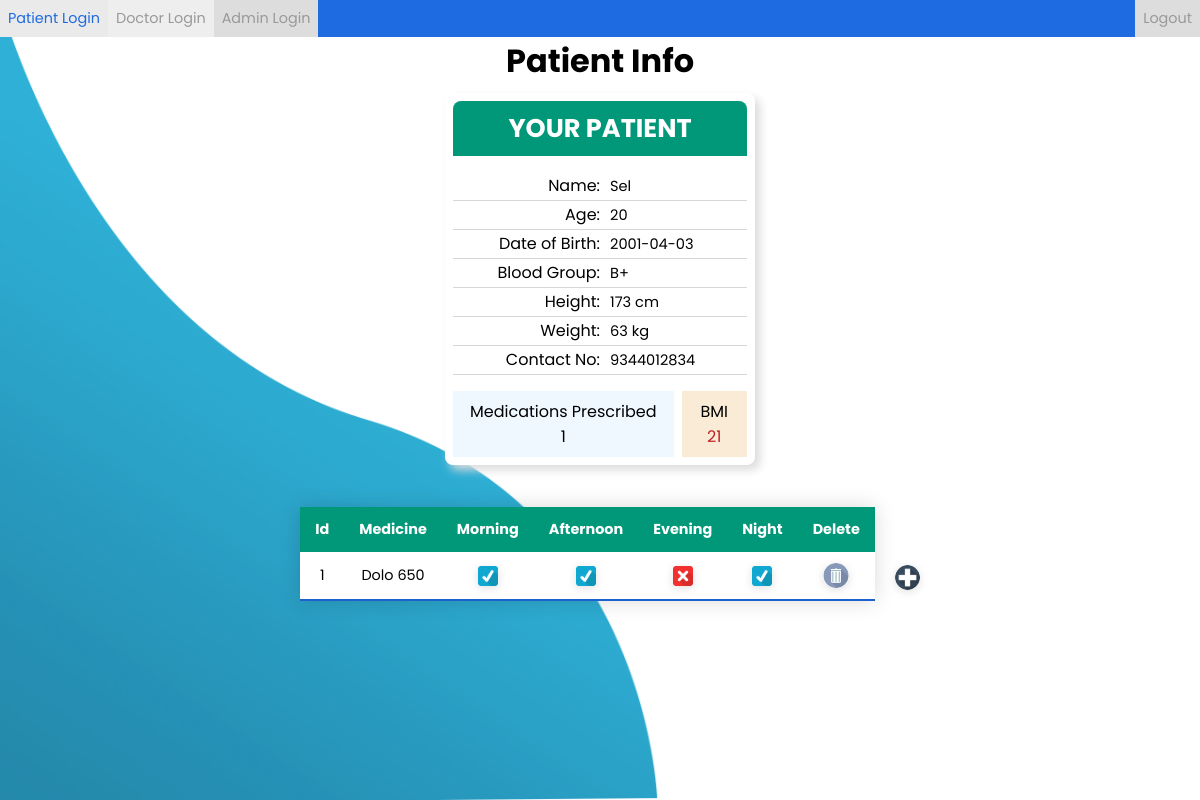
/view_patient.php?id=1, run on an earlier commit of the app's database.
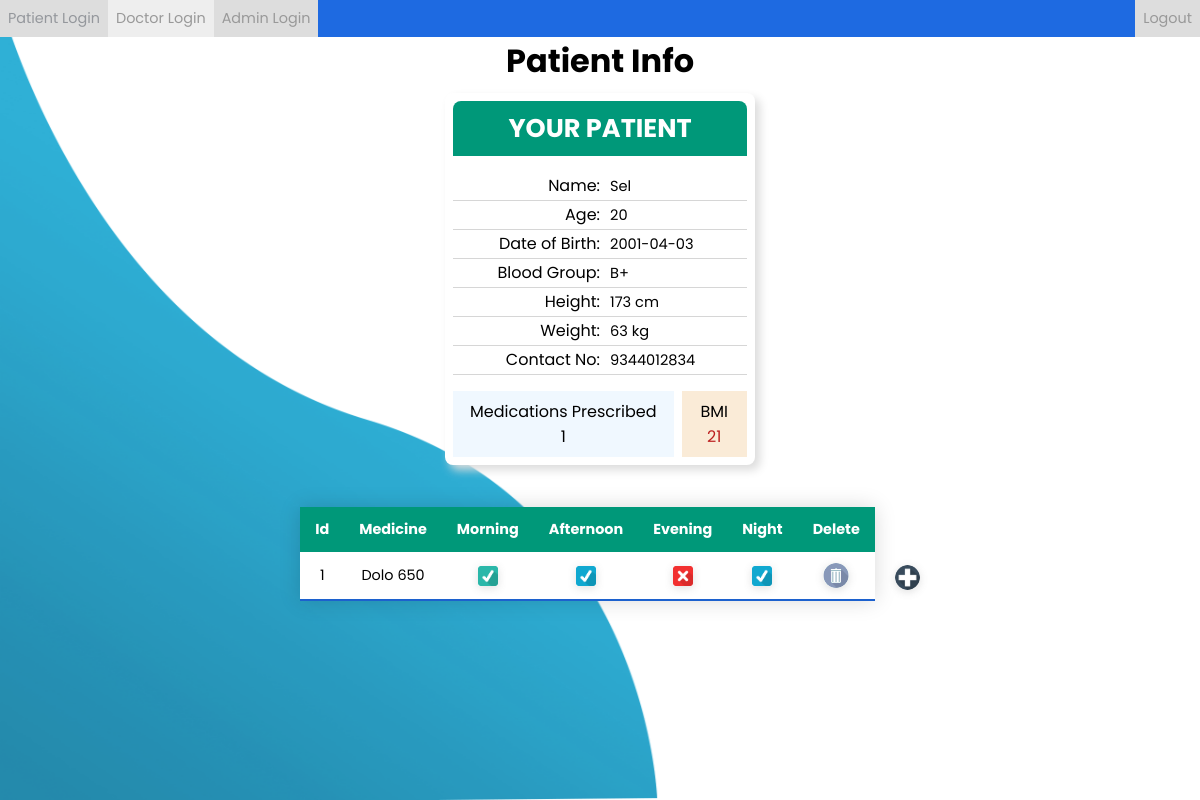
And on a later commit of the database.
### tables this page shows
CREATE TABLE `patient_profiles` (
  `id` int(11) NOT NULL,
  `doctor_id` int(11) NOT NULL,
  `name` varchar(255) NOT NULL,
  `date_of_birth` date NOT NULL,
  `age` varchar(255) NOT NULL,
  `blood_group` varchar(255) NOT NULL,
  `height` int(255) NOT NULL,
  `weight` int(255) NOT NULL,
  `bmi` int(255) NOT NULL,
  `contact_number` varchar(255) NOT NULL
);

CREATE TABLE `patient_medicines` (
  `id` int(11) NOT NULL,
  `patient_id` int(11) NOT NULL,
  `doctor_id` int(11) NOT NULL,
  `medicine` varchar(255) NOT NULL,
  `morning` varchar(255) NOT NULL,
  `afternoon` varchar(255) NOT NULL,
  `evening` varchar(255) NOT NULL,
  `night` varchar(255) NOT NULL
);

### view_patient.php (the view, shortened to what this page needs)
<?php
$patient_id = isset($_GET['id']) ? $_GET['id'] : "";
include "database.php";
$patient_bmi = mysqli_query($conn, "SELECT bmi FROM patient_profiles where id = '$patient_id'");
$patient_bmi = mysqli_fetch_array($patient_bmi);
$patient_bmi = $patient_bmi[0];
$total_patient_medications_prescribed = mysqli_query($conn, "SELECT count(*) from patient_medicines where patient_id = '$patient_id'");
$total_patient_medications_prescribed = mysqli_fetch_array($total_patient_medications_prescribed);
$total_patient_medications_prescribed = $total_patient_medications_prescribed[0];
if ($patient_bmi < 25) $bmi_style = "bmi-normal";
if ($patient_bmi < 30) $bmi_style = "bmi-overweight";
if ($patient_bmi < 35) $bmi_style = "bmi-slightly-obese";
if ($patient_bmi < 40) $bmi_style = "bmi-obese";
?>
<!DOCTYPE html>
<html lang="en">
<head>
    <link rel="stylesheet" type="text/css" href="css/style.css">
</head>
<body>
    <nav>
        <form>
            <ul class="nav-bar">
                <li><button type="submit" formaction="logout_to_patient_login.php">Patient Login</button></li>
                <li><button class="active" type="submit" formaction="logout_to_doctor_login.php">Doctor Login</button>
                </li>
                <li><button type="submit" formaction="logout_to_admin_login.php">Admin Login</button></li>
                <li class="nav-item-right"><button type="submit" formaction="logout_to_doctor_login.php">Logout</button>
                </li>
            </ul>
        </form>
    </nav>
    <img class="wave" src="img/wave.png">
    <main class="page-wrapper">
        <header class="center">
            <h1>Patient Info</h1>
        </header>
        <div class="basic-info-container">
            <header>
                <h1>YOUR PATIENT</h1>
            </header>
            <?php
            $sql = "SELECT * FROM patient_profiles WHERE id = '$patient_id'";
            $result = mysqli_query($conn, $sql);
            while ($row = mysqli_fetch_array($result)) {
                echo
                "
                        <div class='info-container'>
                            <div>
                                <p>Name:</p>
                                <p class='info-value'>" . $row['name'] . "</p>
                            </div>
                            <div>
                                <p>Age:</p>
                                <p class='info-value'>" . $row['age'] . "<p>
                            </div>
                            <div>
                                <p>Date of Birth:</p>
                                <p class='info-value'>" . $row['date_of_birth'] . "</p>
                            </div>
                            <div>
                                <p>Blood Group:</p>
                                <p class='info-value'>" . $row['blood_group'] . "</p>
                            </div>
                            <div>
                                <p>Height:</p>
                                <p class='info-value'>" . $row['height'] . " cm</p>
                            </div>
                            <div>
                                <p>Weight:</p>
                                <p class='info-value'>" . $row['weight'] . " kg</p>
                            </div>
                            <div>
                                <p>Contact No:</p>
                                <p class='info-value'>" . $row['contact_number'] . "</p>
                            </div>
                        </div>
                        <div class='patient-info-container'>
                            <div class='medications-prescribed-count'>
                                <p>Medications Prescribed</p>
                                <p>
                                    " . $total_patient_medications_prescribed . "
                                </p>
                            </div>
                            <div class='bmi-value'>
                                <p>BMI</p>
                                <p class='" . $bmi_style . "'>" . $row['bmi'] . "</p>
                            </div>
                        </div>";
            }
            ?>
        </div>
        <?php
        $sql = "SELECT * FROM patient_medicines WHERE patient_id = '$patient_id'";
        $result = mysqli_query($conn, $sql);
        ?>
        <br />
        <form method="POST" action="add_medicines.php" class="patient-medicine-info-container">
            <div class="table-responsive medicine-table-container">
                <table class="styled-table">
                    <thead>
                        <tr>
                            <th>Id</th>
                            <th>Medicine</th>
                            <th>Morning</th>
                            <th>Afternoon</th>
                            <th>Evening</th>
                            <th>Night</th>
                            <th>Delete</th>
                        </tr>
                    </thead>
                    <tbody id="medicine-table-body">
                    <?php
                    while ($row = mysqli_fetch_array($result)) {
                        echo "
                                <tr>
                                    <td>" . $row['id'] . "</td>
                                    <td>" . $row['medicine'] . "</td>
                                    <td>
                                        <div class='table-icon-container'>"
                                        . (($row['morning']) == true
                                        ? ($row['morning'] == 'Taken'
                                        ? "<img class='ui-icon' src='img/check-mark-tick-green.png' alt='Prescribed'"
                                        : "<img class='ui-icon' src='img/check-mark-tick-blue.png' alt='Not prescribed'>")
                                        : "<img class='ui-icon' src='img/check-mark-wrong.png' alt='Not prescribed'>")  . "
                                        </div>
                                    </td>
                                    <td>
                                        <div class='table-icon-container'>"
                                        . (($row['afternoon']) == true
                                        ? ($row['afternoon'] == 'Taken'
                                        ? "<img class='ui-icon' src='img/check-mark-tick-green.png' alt='Prescribed'"
                                        : "<img class='ui-icon' src='img/check-mark-tick-blue.png' alt='Not prescribed'>")
                                        : "<img class='ui-icon' src='img/check-mark-wrong.png' alt='Not prescribed'>")  . "
                                        </div>
                                    </td>
                                    <td>
                                        <div class='table-icon-container'>"
                                        . (($row['evening']) == true
                                        ? ($row['evening'] == 'Taken'
                                        ? "<img class='ui-icon' src='img/check-mark-tick-green.png' alt='Prescribed'"
                                        : "<img class='ui-icon' src='img/check-mark-tick-blue.png' alt='Not prescribed'>")
                                        : "<img class='ui-icon' src='img/check-mark-wrong.png' alt='Not prescribed'>")  . "
                                        </div>
                                    </td>
                                    <td>
                                        <div class='table-icon-container'>"
                                        . (($row['night']) == true
                                        ? ($row['night'] == 'Taken'
                                        ? "<img class='ui-icon' src='img/check-mark-tick-green.png' alt='Prescribed'"
                                        : "<img class='ui-icon' src='img/check-mark-tick-blue.png' alt='Not prescribed'>")
                                        : "<img class='ui-icon' src='img/check-mark-wrong.png' alt='Not prescribed'>")  . "
                                        </div>
                                    </td>
                                    <td>
                                        <div class='table-icon-container'>
                                            <form action='delete_medicine.php' method='POST'>
                                                <input type='number' value='". $row['id'] ."' id='medicine-id' name='medicine-id' readonly hidden>
                                                <input type='image' class='ui-icon-big' src='img/bin-icon.png'>
                                            </form>
                                        </div>
                                    </td>
                                </tr>
                            ";
                    }
                    ?>
                    </tbody>
                </table>
            </div>
                <div class="add-medicine-form">
                    <input type='image' id="add-medicine-button" class='ui-icon-big' src='img/plus-button.png' alt='Add medicine'/>
                </div>
        </form>
    </main>
</body>
</html>

### css/style.css (style rules this page uses)
* { padding: 0; margin: 0; -moz-box-sizing: border-box; -webkit-box-sizing: border-box; box-sizing: border-box; font-family: "Poppins", sans-serif; }
body { font-family: "Poppins", sans-serif; }
button { border: none; }
.nav-bar { width: 100%; display: flex; list-style-type: none; margin: 0; padding: 0; position: fixed; top: 0; background-color: #1e6ae1; z-index: 1; }
li { display: inline; }
li { float: left; }
a, .nav-bar button { display: block; text-align: right; text-decoration: none; color: #999; font-size: 0.9rem; transition: 0.3s; }
.nav-bar a, .nav-bar button { display: block; padding: 8px; background-color: #dddddd; }
.nav-item-right { margin-left: auto; }
.page-wrapper { margin: 8px; margin-top: 37px; }
a.active, button.active { background: #eee; }
header.center { text-align: center; }
.wave { position: fixed; bottom: 0; left: 0; height: 100%; z-index: -1; }
.table-responsive { display: flex; flex-direction: column; justify-content: center; align-items: center; margin: 0; padding: 0px 20px; overflow: auto; }
.styled-table { border-collapse: collapse; margin: 25px 0; font-size: 0.9em; box-shadow: 0 0 20px rgb(0 0 0 / 15%); text-align: center; }
.styled-table thead tr { background-color: #009879; color: #ffffff; text-align: left; }
.styled-table th:first-of-type, .styled-table td:first-of-type { padding: 12px 15px; }
.styled-table th, .styled-table td { padding: 0px 15px; text-align: center; width: min-content; }
.styled-table tbody tr { border-bottom: 1px solid #36c1c8; }
.styled-table tbody tr { background-color: #ffffff; }
.styled-table tbody tr:last-of-type { border-bottom: 2px solid #1c61ce; }
div.basic-info-container { margin: auto; padding: 8px; position: relative; top: 8px; width: 310px; background: white; border-radius: 8px; box-shadow: 5px 5px 10px #dcdcdc; }
div.basic-info-container header { padding: 8px; background: #009879; color: white; font-size: 0.8em; text-align: center; border-top-left-radius: 8px; border-top-right-radius: 8px; }
.info-container { display: flex; flex-direction: column; justify-content: flex-end; margin: 1em 0em; text-align: right; line-height: 26px; }
.info-value { height: 20px; width: fit-content; margin-left: 10px; font-size-adjust: 0.5; border: none; outline: none; background: transparent; }
.info-container>div { display: grid; grid-template-columns: 1fr 1fr; padding: 1px; border-bottom: 1px solid #d6d6d6; }
div.patient-info-container { display: grid; grid-template-columns: 75% 25%; text-align: center; }
div.medications-prescribed-count { padding: 8px; background: aliceblue; }
div.bmi-value { margin-left: 8px; padding: 8px; background: antiquewhite; }
.bmi-severely-underweight, .bmi-obese { color: #bc2020; }
.patient-medicine-info-container { display: flex; justify-content: center; align-items: flex-end; padding-bottom: 1em; }
.medicine-table-container { width: max-content; }
.table-icon-container { height: 47px; display: grid; place-items: center; }
.ui-icon { height: 20px; width: 20px; box-shadow: rgba(99, 99, 99, 0.2) 0px 2px 8px 0px; }
.ui-icon-big { height: 25px; border-radius: 50%; box-shadow: rgba(99, 99, 99, 0.2) 0px 2px 8px 0px; }
.add-medicine-form { display: flex; flex-direction: column; }
#add-medicine-button { margin-bottom: 36px; }

What changed in the data, as far as the page shows it:
changed patient_medicines "Dolo 650": morning: picture added; morning: picture removed
